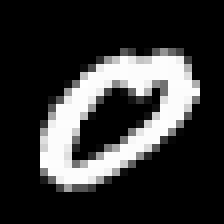
#> input picture Test10000/0209.bmp, 28 x 28 px, given as the content of the folder rs/soumilshah/IdeaProjects/Deep Learning/MNIST /Training1000, which was not available (shown 8 times larger)
$ python 'GRAD DESC sigmoid.py'
#> lines starting #> are read from the running program, lines starting #| are printed output that depends on the picture; pictures that were not available may be replaced by others from this repository, and a replacement may not be noted
'''

This Example shows the Mnist Data Set classification using Gradient Descent Algorithm which was
coded in Python

If You like my work please consider supoorting me by following me on github and Youtube

Thanking you,
Soumil Nitin Shah

Bachelor in Electronic Engineering
Master in Electrical Engineering
Master in Computer Engineering

Graduate Teaching/Research Assistant

Python Developer

soushah@my.bridgeport.edu
——————————————————----------------------------------
Linkedin:	https://www.linkedin.com/in/shah-soumil

Github
https://github.com/soumilshah1995

Youtube channel
https://www.youtube.com/channel/UC_eOodxvwS_H7x2uLQa-svw

------------------------------------------------------
'''

                                                            # Import library
try:
    import os
    import sys
    import cv2
    import numpy as np
    from sklearn.utils import shuffle
    import matplotlib.pyplot as plt
    import time
    import datetime

except:
    print("Library not found ")

now_time= datetime.datetime.now()

counter = 0
x_data_epoch = []
y_data_error = []

train = np.empty((1000,28,28), dtype='float64')
trainY = np.zeros((1000,10,1))

test = np.empty((10000, 28, 28), dtype='float64')
testY = np.zeros((10000, 10, 1))

# --------------------------------------------------------Load in Image--------------------------------------
i = 0
for filename in os.listdir('/Users/soumilshah/IdeaProjects/Deep Learning/MNIST /Training1000'):
    y = int(filename[0])

    trainY[i, y] = 1.0

    train[i] = cv2.imread('/Users/soumilshah/IdeaProjects/Deep Learning/MNIST /Training1000/{0}'.format(filename), 0)/255.0
    i = i+1

# -------------------------------------------------LOAD TEST IMAGE ------------------------------------------------

i = 0
# read test data
for filename in os.listdir('/Users/soumilshah/IdeaProjects/Deep Learning/MNIST /Test10000'):
    y = int(filename[0])

    testY[i, y] = 1.0

    test[i] = cv2.imread('/Users/soumilshah/IdeaProjects/Deep Learning/MNIST /Test10000/{0}'.format(filename), 0)/255.0
    i = i+1
# ---------------------------------------------------------------------------------------------------------------------

trainX = train.reshape(train.shape[0],train.shape[1]*train.shape[2], 1)
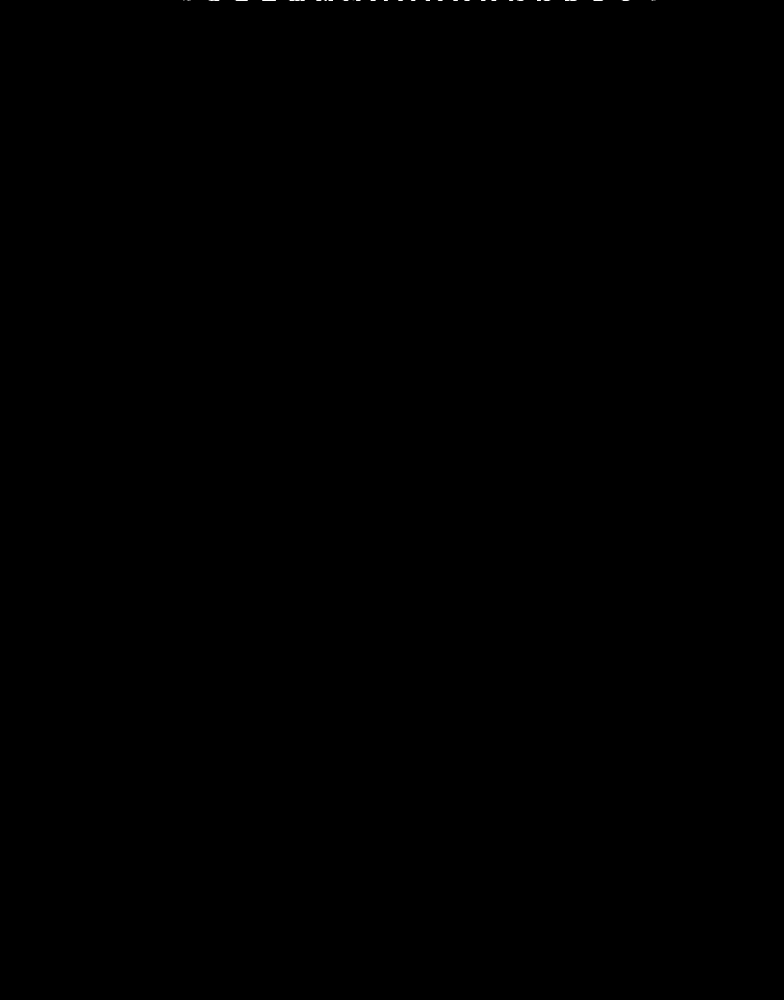
#> trainX: shape (1000, 784, 1) float64; min 0, max 1, mean 0.000204
testX = test.reshape(test.shape[0], test.shape[1] * test.shape[2], 1)

# ---------------------------------  Neural Network ---------------------------------------
numNeuronsLayer1 = 200       # Number of Neuron in Layer 1
numNeuronsLayer2 = 10        # Expected output
numEpochs = 30              # Epoch
learningRate = 0.2          # Learning Rate

w1 = np.random.uniform(low=-0.1,high=0.1,size=(numNeuronsLayer1,784))
b1 = np.random.uniform(low=-1,high=1,size=(numNeuronsLayer1, 1))
w2 = np.random.uniform(low=- 0.1,high=0.1,size=(numNeuronsLayer2, numNeuronsLayer1))
b2 = np.random.uniform(low=-0.1,high=0.1,size=(numNeuronsLayer2,1))

for n in range(0, numEpochs):

    loss = 0

    trainX, trainY = shuffle(trainX, trainY)

    gradw2 = np.zeros((numNeuronsLayer2, numNeuronsLayer1))
    gradw1 = np.zeros((numNeuronsLayer1, 784))
    gradb1 = np.zeros((numNeuronsLayer1, 1))
    gradb2 = np.zeros((numNeuronsLayer2, 1))

    for i in range(trainX.shape[0]):

        s1 = np.dot(w1,trainX[i]) + b1          # S1 = W1.X + B1
        a1 = 1 / (1 + np.exp(-s1))              # A1 = 1/ 1 + exp(-s1)

        s2 = np.dot(w2, a1) + b2                # S2 = W2.A1+ B1
        a2 = 1 / (1 + np.exp(-s2))              # A2 = 1 / a + exp(-S2)

        loss += (0.5 * ((a2-trainY[i])*(a2-trainY[i]))).sum()

        # -------------------------------------- BACK PROPOGATE --------------------------------------

        derivative_error_2 = - (trainY[i] - a2)                 # e = Y - A
        derv_act_2 = np.multiply(a2, (1 - a2))                  # derivative of act= A2.(1-A2)
        delta2 = np.multiply(derivative_error_2, derv_act_2)    # Delta2 = -(Y - a).A2.(1 - A2)

        derv_act_1 =np.multiply(a1 , (1 - a1))                  # derivative of act = A1.(1-A1)
        error_2 = np.dot(w2.T, delta2)                          # e_2 = Delta2 . W2
        delta1 = np.multiply( error_2, derv_act_1)              # Delta1 = Delta2 . A1(1-A1).W2

        gradw2 += np.dot(delta2,a1.T)                           # Grad = Delta.Output of previous Layer
        gradw1 += np.dot(delta1, trainX[i].T)                   # Grad = Delta.Output of previous Layer
        gradb2 += delta2                                        # GradB2 = Delta2
        gradb1 += delta1                                        # GradB1 = Delta1

    w2 = w2 - learningRate * (gradw2/1000)                      # Accumulate all Gradient and Divide by 1000
    b2 = b2 - learningRate * gradb2/1000                        # Accumulate all Gradient and Divide by 1000

    w1 = w1 - learningRate * (gradw1/1000)                       # Accumulate all Gradient and Divide by 1000
    b1 = b1 - learningRate * (gradb1/1000)                       # Accumulate all Gradient and Divide by 1000

    x_data_epoch.append(n)                                      # Append error and loss
    y_data_error.append(loss)

    print("epoch = " + str(n) + " loss = " + (str(loss)))
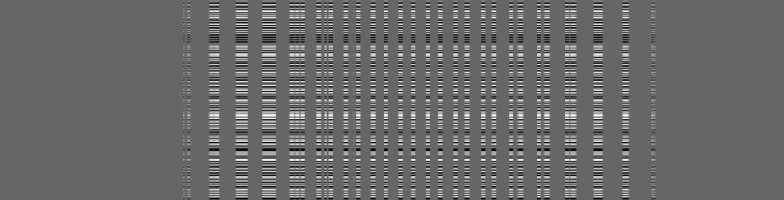
#> gradw1: shape (200, 784) float64; min -0.000801, max 0.00119, mean 2.87e-05; drawn with min black and max white
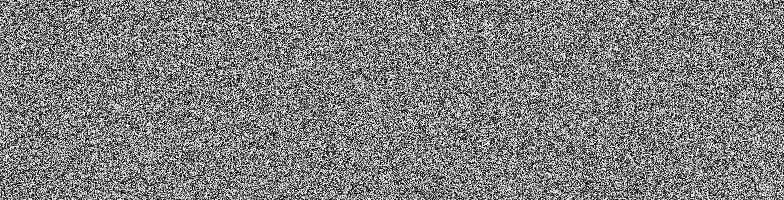
#> w1: shape (200, 784) float64; min -0.1, max 0.1, mean 5.99e-05; drawn with min black and max white
#> after the loop, b1 = 200 values, max 1 at index 75, min -0.995 at index 164, mean -0.0673; b2 = [-0.0382, 0.0206, 0.000597, 0.041, 0.0303, -0.109, -0.01, -0.0257, -0.142, -0.103]; x_data_epoch = 30 values from 0 to 29; y_data_error = 30 values, max 1248.6 at index 0, min 9.7 at index 29, mean 76.89

print("done training , starting testing..")
accuracyCount = 0

# --------------------- Testing Data ------------------------------------------------

for i in range(testY.shape[0]):

    s1 = np.dot(w1,testX[i]) + b1           # S1 = W.X + B1
    a1 = 1/(1+np.exp(-1*s1))                # A1 = 1/ 1 + exp(-S1)

    s2 = np.dot(w2,a1) + b2                 # S2 = W2.A1 + B2
    a2 = 1/(1+np.exp(-1*s2))                # A2 = 1/ 1 + exp(-S2)

    a2index = a2.argmax(axis=0)             # Select Max from 10 Neuron

    if testY[i, a2index] == 1:              # calculate The Accuracy
        accuracyCount = accuracyCount + 1
        print("Accuracy count = " + str(accuracyCount/10000.0))
#> this loop made 10000 passes
#> a2index on passes 1 to 3: [7], [7], [5]
#> after the loop, accuracyCount = 0


end = datetime.datetime.now()
t = end-now_time

# Plot The Graph

print('time{}'.format(t))
plt.plot(x_data_epoch,y_data_error)
plt.xlabel('X axis Neuron {}'.format(numNeuronsLayer1))
plt.ylabel('Loss')

plt.title('\n Gradient Descent \n Execution Time:{} \n Accuracy Count {}\n Loss :{}'.format(t,accuracyCount,loss))
plt.show()
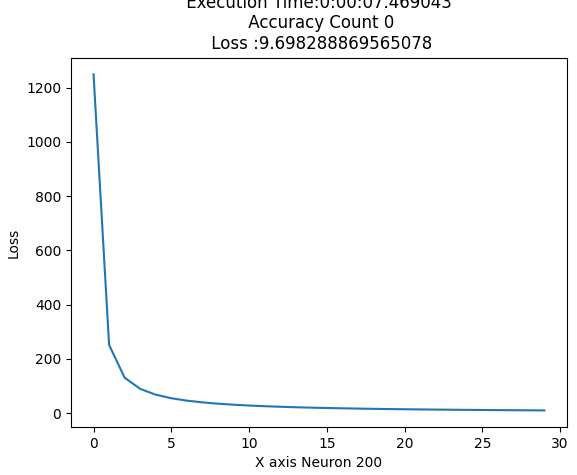
#> figure drawn by matplotlib, 1 panel; curve peaks at x = 0, y = 1248.6
